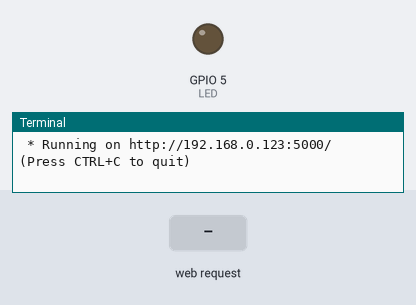
Bench run of a program on a simulated Raspberry Pi (BCM pin numbers). On the bench: output pins drawn as LEDs (lit = HIGH), the last lines printed to the terminal. The inputs (shaded band) are chosen by the test bench. The clock reads 2024-03-15 10:24:30 at power-on unless the program sets it.

Above: at 1.2 s.
1.3 s: HTTP request for /led/on received
At 2.4 s:
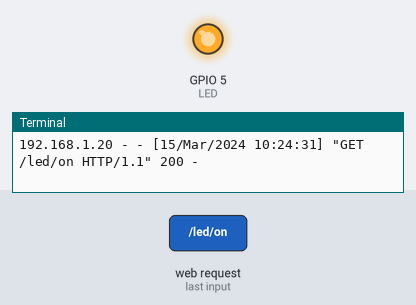
4.3 s: HTTP request for /led/off received
At 4.6 s:
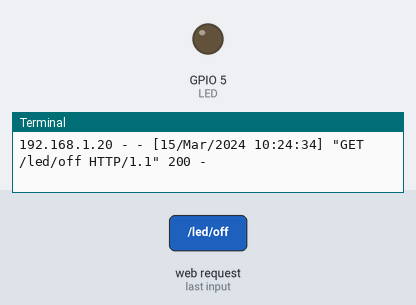
Timing chart, 0 to 7.3 s (numbered marks = the images above; inputs shaded):
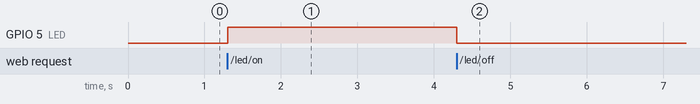

Measured:
- after the input at 1.3 s, GPIO 5 (LED): LOW → HIGH at once
- after the input at 4.3 s, GPIO 5 (LED): HIGH → LOW at once

The program:

led_dynamicRouteV3.py
```python
from flask import Flask, request
import RPi.GPIO as GPIO

app = Flask(__name__)

LED = 5
GPIO.setwarnings(False)
GPIO.setmode(GPIO.BCM)
GPIO.setup(LED, GPIO.OUT, initial=GPIO.LOW)

@app.route("/")
def helloworld():
    return "Hello World"

@app.route("/led/<state>")
def led(state):
    if state == "on":
        GPIO.output(LED, GPIO.HIGH)
    elif state == "off":
        GPIO.output(LED, GPIO.LOW)
    elif state == "error":
        return "ㅎㅎㅎㅎquery wasn't deliveried"
    else:
        return "wrong query was deliveried"
    return "LED"+state

@app.route("/gpio/cleanup")
def gpio_cleanup():
    GPIO.cleanup()
    return "GPIO CLEANUP"

if __name__ == "__main__":
    app.run(host="192.168.0.123")
```
